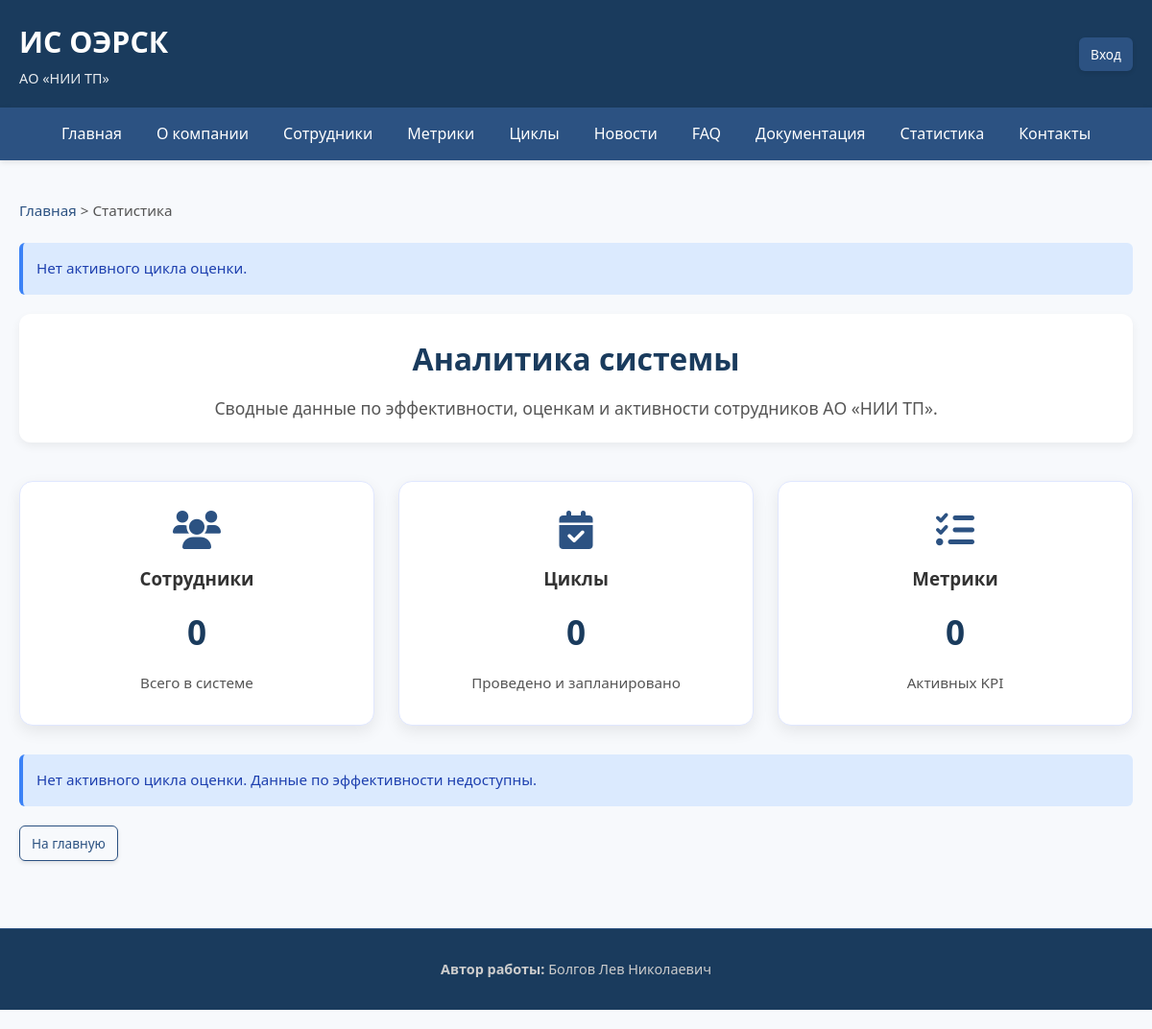
/stats, run on an earlier commit of the app's database.
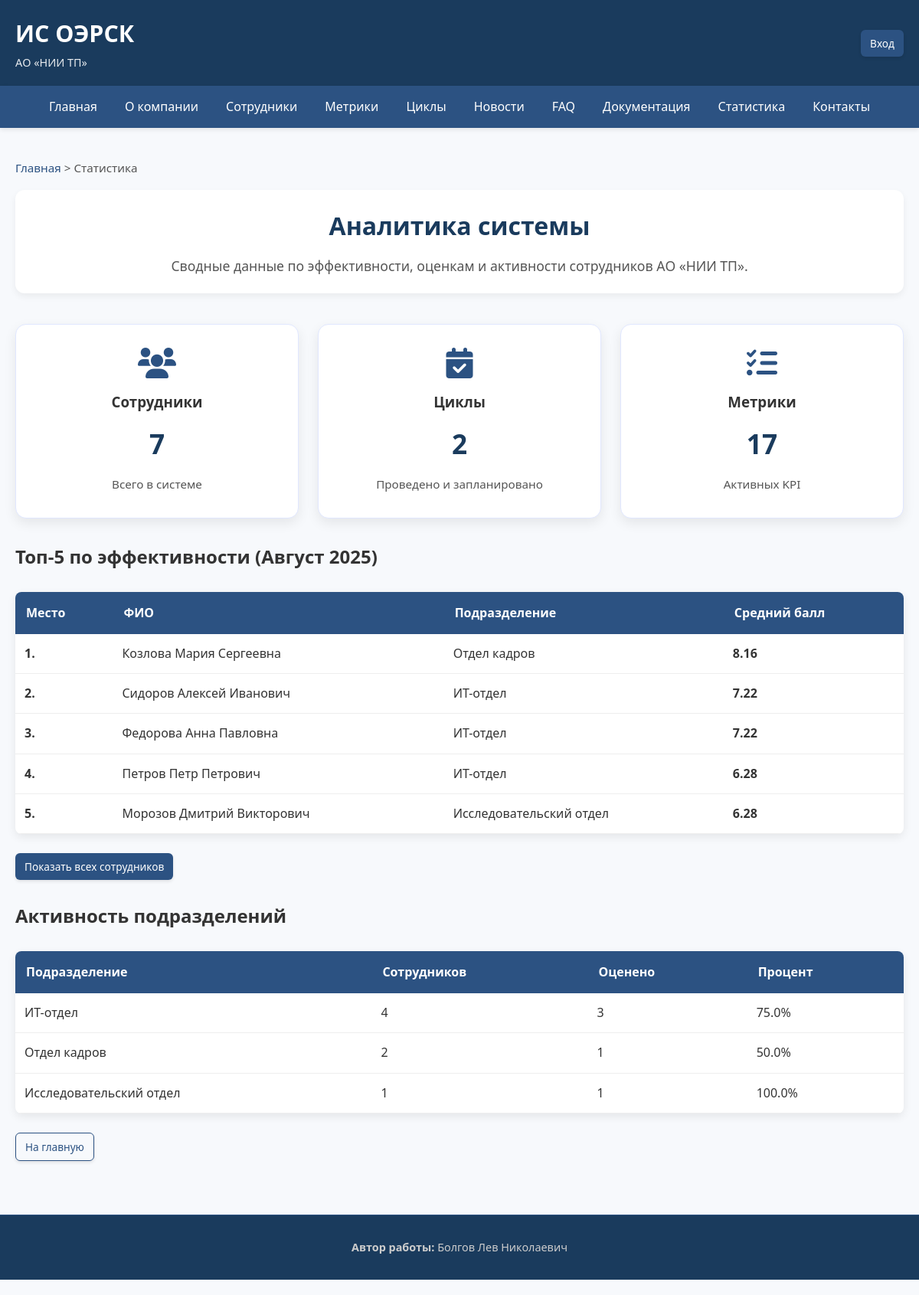
And on a later commit of the database.
### app/models.py (models this page shows)
class EvaluationCycle(db.Model):
    __tablename__ = 'evaluation_cycles'
    id = db.Column(db.Integer, primary_key=True)
    name = db.Column(db.String(100), nullable=False)
    start_date = db.Column(db.DateTime, nullable=False)
    end_date = db.Column(db.DateTime, nullable=False)
    is_active = db.Column(db.Boolean, default=True)
    description = db.Column(db.Text)

class Employee(db.Model, UserMixin):
    __tablename__ = 'employees'
    id = db.Column(db.Integer, primary_key=True)
    full_name = db.Column(db.String(150), nullable=False)
    email = db.Column(db.String(120), unique=True, nullable=False)
    password_hash = db.Column(db.String(255), nullable=False)
    role_id = db.Column(db.Integer, db.ForeignKey('roles.id'), nullable=False)
    department_id = db.Column(db.Integer, db.ForeignKey('departments.id'), nullable=False)
    position_id = db.Column(db.Integer, db.ForeignKey('positions.id'), nullable=False)
    ip_address = db.Column(db.String(45))
    hire_date = db.Column(db.DateTime, default=datetime.utcnow)
    is_active = db.Column(db.Boolean, default=True)
    role = db.relationship('Role')
    department = db.relationship('Department')
    position = db.relationship('Position')

class Department(db.Model):
    __tablename__ = 'departments'
    id = db.Column(db.Integer, primary_key=True)
    name = db.Column(db.String(100), nullable=False, unique=True)
    description = db.Column(db.Text)

### app/views.py (the view)
@views.route('/stats')
def stats():
    total_emps = Employee.query.filter_by(is_active=True).count()
    total_cycles = EvaluationCycle.query.count()
    active_metrics = PerformanceMetric.query.filter_by(is_active=True).count()
    feedback_count = Feedback.query.count()
    active_cycle = EvaluationCycle.query.filter_by(is_active=True).first()
    if not active_cycle:
        flash("Нет активного цикла оценки.", "info")
        top_employees = []
        evaluated_count = 0
        not_evaluated_count = 0
        department_stats = []
        category_names = []
        category_scores = []
        all_scores = []
        dept_names = []
        dept_avg_scores = []
    else:
        from sqlalchemy import func
        top_employee_data = db.session.query(
            Employee.full_name,
            Department.name.label('dept_name'),
            func.avg(EmployeeMetric.score).label('avg_score')
        ).join(EmployeeMetric, Employee.id == EmployeeMetric.employee_id) \
         .join(Department, Employee.department_id == Department.id) \
         .filter(EmployeeMetric.cycle_id == active_cycle.id) \
         .group_by(Employee.id, Department.name) \
         .order_by(func.avg(EmployeeMetric.score).desc()) \
         .limit(5).all()
        top_employees = [
            {"full_name": row.full_name, "department": {"name": row.dept_name}, "avg_score": float(row.avg_score)}
            for row in top_employee_data
        ]
        all_employees = Employee.query.filter_by(is_active=True).all()
        evaluated_ids = {item[0] for item in db.session.query(EmployeeMetric.employee_id).filter(
            EmployeeMetric.cycle_id == active_cycle.id
        ).distinct().all()}
        evaluated_count = len(evaluated_ids)
        not_evaluated_count = len(all_employees) - evaluated_count
        department_stats = []
        for dept in Department.query.all():
            emps = Employee.query.filter_by(department_id=dept.id, is_active=True).all()
            if emps:
                total = len(emps)
                evaluated = len([e for e in emps if e.id in evaluated_ids])
                percent = (evaluated / total) * 100
                department_stats.append({
                    "name": dept.name,
                    "total": total,
                    "evaluated": evaluated,
                    "percent": round(percent, 1)
                })
        all_scores = [float(row.score) for row in db.session.query(EmployeeMetric.score).filter(
            EmployeeMetric.cycle_id == active_cycle.id
        ).all()]
        dept_avg_data = db.session.query(
            Department.name,
            func.avg(EmployeeMetric.score).label('avg_score')
        ).join(Employee, Department.id == Employee.department_id) \
         .join(EmployeeMetric, Employee.id == EmployeeMetric.employee_id) \
         .filter(EmployeeMetric.cycle_id == active_cycle.id) \
         .group_by(Department.id, Department.name).all()
        dept_names = [row.name for row in dept_avg_data]
        dept_avg_scores = [float(row.avg_score) for row in dept_avg_data]
        category_data = db.session.query(
            MetricCategory.name,
            func.avg(EmployeeMetric.score).label('avg_score')
        ).join(PerformanceMetric, EmployeeMetric.metric_id == PerformanceMetric.id) \
        .join(MetricCategory, PerformanceMetric.category_id == MetricCategory.id) \
        .filter(EmployeeMetric.cycle_id == active_cycle.id) \
        .group_by(MetricCategory.id, MetricCategory.name) \
        .all()
        category_names = [item.name for item in category_data]
        category_scores = [float(item.avg_score) if item.avg_score else 0.0 for item in category_data]
    breadcrumbs = [("Главная", url_for('views.index')), ("Статистика", url_for('views.stats'))]
    return render_with_breadcrumbs('stats.html', breadcrumbs,
                                   total_emps=total_emps,
                                   total_cycles=total_cycles,
                                   active_metrics=active_metrics,
                                   feedback_count=feedback_count,
                                   active_cycle=active_cycle,
                                   top_employees=top_employees,
                                   evaluated_count=evaluated_count,
                                   not_evaluated_count=not_evaluated_count,
                                   department_stats=department_stats,
                                   category_names=category_names,
                                   category_scores=category_scores,
                                   all_scores=all_scores,
                                   dept_names=dept_names,
                                   dept_avg_scores=dept_avg_scores)

### app/views.py (called while the page is built)
def render_with_breadcrumbs(template, breadcrumbs, **context):
    return render_template(template, breadcrumbs=breadcrumbs, **context)

### app/templates/stats.html (shortened to what this page needs)
{% extends "base.html" %}
{% block content %}
<div class="page-header">
    <h1>Аналитика системы</h1>
    <p class="lead">
        Сводные данные по эффективности, оценкам и активности сотрудников АО «НИИ ТП».
    </p>
</div>
<div class="grid-2col">
    <div class="stat-card">
        <i class="fas fa-users"></i>
        <h3>Сотрудники</h3>
        <p class="stat-number">{{ total_emps }}</p>
        <p class="stat-desc">Всего в системе</p>
    </div>
    <div class="stat-card">
        <i class="fas fa-calendar-check"></i>
        <h3>Циклы</h3>
        <p class="stat-number">{{ total_cycles }}</p>
        <p class="stat-desc">Проведено и запланировано</p>
    </div>
    <div class="stat-card">
        <i class="fas fa-tasks"></i>
        <h3>Метрики</h3>
        <p class="stat-number">{{ active_metrics }}</p>
        <p class="stat-desc">Активных KPI</p>
    </div>
</div>
{% if active_cycle %}
    <div class="section">
        <h2>Топ-5 по эффективности ({{ active_cycle.name }})</h2>
        {% if top_employees %}
        <table>
            <thead>
                <tr>
                    <th>Место</th>
                    <th>ФИО</th>
                    <th>Подразделение</th>
                    <th>Средний балл</th>
                </tr>
            </thead>
            <tbody>
                {% for emp in top_employees %}
                <tr>
                    <td><strong>{{ loop.index }}.</strong></td>
                    <td>{{ emp.full_name }}</td>
                    <td>{{ emp.department.name }}</td>
                    <td><strong>{{ "%.2f"|format(emp.avg_score) }}</strong></td>
                </tr>
                {% endfor %}
            </tbody>
        </table>
        <div class="action-buttons" style="margin-top: 1rem;">
            <a href="{{ url_for('views.all_employees') }}" class="btn btn-secondary">
                Показать всех сотрудников
            </a>
        </div>
        {% else %}
        <p>Нет данных по оценкам.</p>
        {% endif %}
    </div>
    <div class="section">
        <h2>Активность подразделений</h2>
        {% if department_stats %}
        <table>
            <thead>
                <tr>
                    <th>Подразделение</th>
                    <th>Сотрудников</th>
                    <th>Оценено</th>
                    <th>Процент</th>
                </tr>
            </thead>
            <tbody>
                {% for dept in department_stats %}
                <tr>
                    <td>{{ dept.name }}</td>
                    <td>{{ dept.total }}</td>
                    <td>{{ dept.evaluated }}</td>
                    <td>{{ dept.percent }}%</td>
                </tr>
                {% endfor %}
            </tbody>
        </table>
        {% else %}
        <p>Нет данных по подразделениям.</p>
        {% endif %}
    </div>
{% else %}
    <div class="alert alert-info">
        Нет активного цикла оценки. Данные по эффективности недоступны.
    </div>
{% endif %}
<div class="action-buttons">
    <a href="{{ url_for('views.index') }}" class="btn btn-outline">На главную</a>
</div>
{% endblock %}

What changed in the data, as far as the page shows it:
added EvaluationCycle: name "Август 2025"
added Employee: full_name "Козлова Мария Сергеевна", department.name "Отдел кадров", avg_score "8.16"
added Employee: full_name "Сидоров Алексей Иванович", department.name "ИТ-отдел", avg_score "7.22"
added Employee: full_name "Федорова Анна Павловна", department.name "ИТ-отдел", avg_score "7.22"
added Employee: full_name "Петров Петр Петрович", department.name "ИТ-отдел", avg_score "6.28"
added Employee: full_name "Морозов Дмитрий Викторович", department.name "Исследовательский отдел", avg_score "6.28"
added Department: name "ИТ-отдел", total "4", evaluated "3", percent "75.0"
added Department: name "Отдел кадров", total "2", evaluated "1", percent "50.0"
added Department: name "Исследовательский отдел", total "1", evaluated "1", percent "100.0"
Also different on the page:
{{ total_emps }}: "0" → "7"
{{ total_cycles }}: "0" → "2"
{{ active_metrics }}: "0" → "17"
text no longer shown: "Нет активного цикла оценки. Данные по эффективности недоступны."
text now shown: "Топ-5 по эффективности ( ) Место ФИО Подразделение Средний балл Показать всех сотрудников Активность подразделений Подразделение Сотрудников Оценено Процент"
list line gone: "Нет активного цикла оценки."
